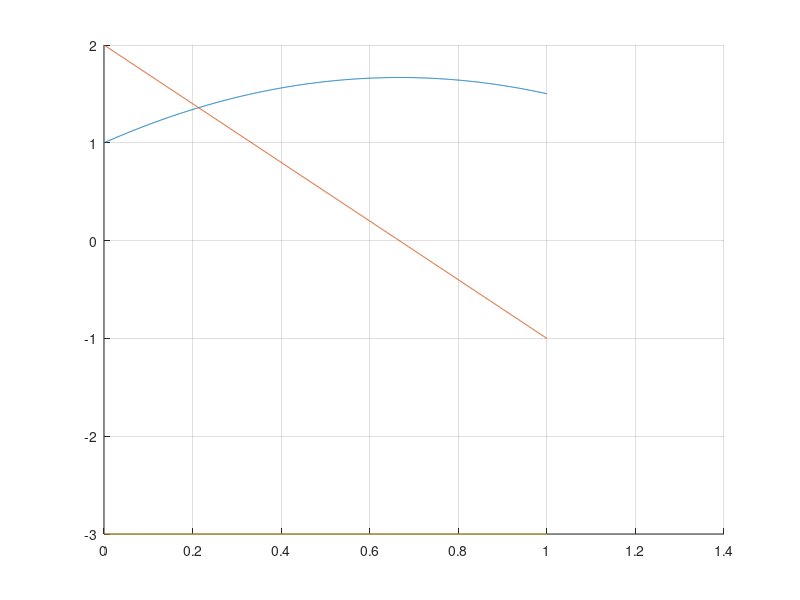

Reproduce this figure in MATLAB. (Note: this script raises an error after producing the figure.)




t = 0;
x = 1;
v = 2;
a = -3;

dt = .001;

n = 1000;

p = linspace(1, 10, n);

x_vec = zeros(1, length(p));
v_vec = zeros(1, length(p));
t_vec = zeros(1, length(p));
a_vec = zeros(1, length(p));


m = 1;

for i = p
    x = x + v*dt;
    x_vec(1, m) = x;
    v = v + a*dt;
    v_vec(1, m) = v;
    t = t + dt;
    t_vec(1, m) = t;
    a_vec(1, m) = a;
    
    m = m + 1;
end

hold on

a1 = plot(t_vec, x_vec); L1 = 'Position';
a2 = plot(t_vec, v_vec); L2 = 'Velocity';
a3 = plot(t_vec, a_vec); L3 = 'Acceleration';

grid on

ax = gca;
ax.LineWidth = 0.1;
ax.GridLineStyle = '--';
ax.GridColor = 'k';
ax.GridAlpha = 0.3;

legend_handle = legend( {L1, L2, L3} );
set(legend_handle,'Interpreter','latex');

set(legend_handle, 'FontSize', 12, 'Location', 'southwest');

xlabel('Time');
ylabel('');
ylh = get(gca, 'ylabel');
gyl = get(ylh);
ylp = get(ylh, 'Position');
set(ylh, 'Rotation', 0, 'Position', ylp, 'VerticalAlignment', 'middle', 'HorizontalAlignment', 'right');

title('Euler Method for Approximating Unknown Function')